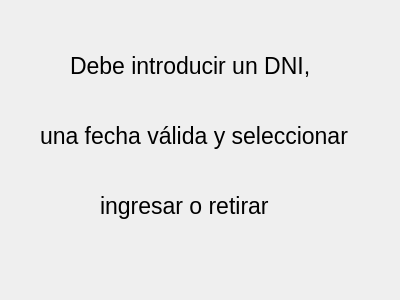
<?xml version="1.0" encoding="UTF-8"?>
<ui version="4.0">
 <class>Dialog</class>
 <widget class="QDialog" name="Dialog">
  <property name="geometry">
   <rect>
    <x>0</x>
    <y>0</y>
    <width>400</width>
    <height>300</height>
   </rect>
  </property>
  <property name="windowTitle">
   <string>Dialog</string>
  </property>
  <widget class="QLabel" name="label">
   <property name="geometry">
    <rect>
     <x>70</x>
     <y>-30</y>
     <width>311</width>
     <height>191</height>
    </rect>
   </property>
   <property name="font">
    <font>
     <pointsize>17</pointsize>
    </font>
   </property>
   <property name="text">
    <string>Debe introducir un DNI,</string>
   </property>
  </widget>
  <widget class="QLabel" name="label_2">
   <property name="geometry">
    <rect>
     <x>40</x>
     <y>40</y>
     <width>311</width>
     <height>191</height>
    </rect>
   </property>
   <property name="font">
    <font>
     <pointsize>17</pointsize>
    </font>
   </property>
   <property name="text">
    <string>una fecha válida y seleccionar</string>
   </property>
  </widget>
  <widget class="QLabel" name="label_3">
   <property name="geometry">
    <rect>
     <x>100</x>
     <y>110</y>
     <width>311</width>
     <height>191</height>
    </rect>
   </property>
   <property name="font">
    <font>
     <pointsize>17</pointsize>
    </font>
   </property>
   <property name="text">
    <string>ingresar o retirar</string>
   </property>
  </widget>
 </widget>
 <resources/>
 <connections/>
</ui>
